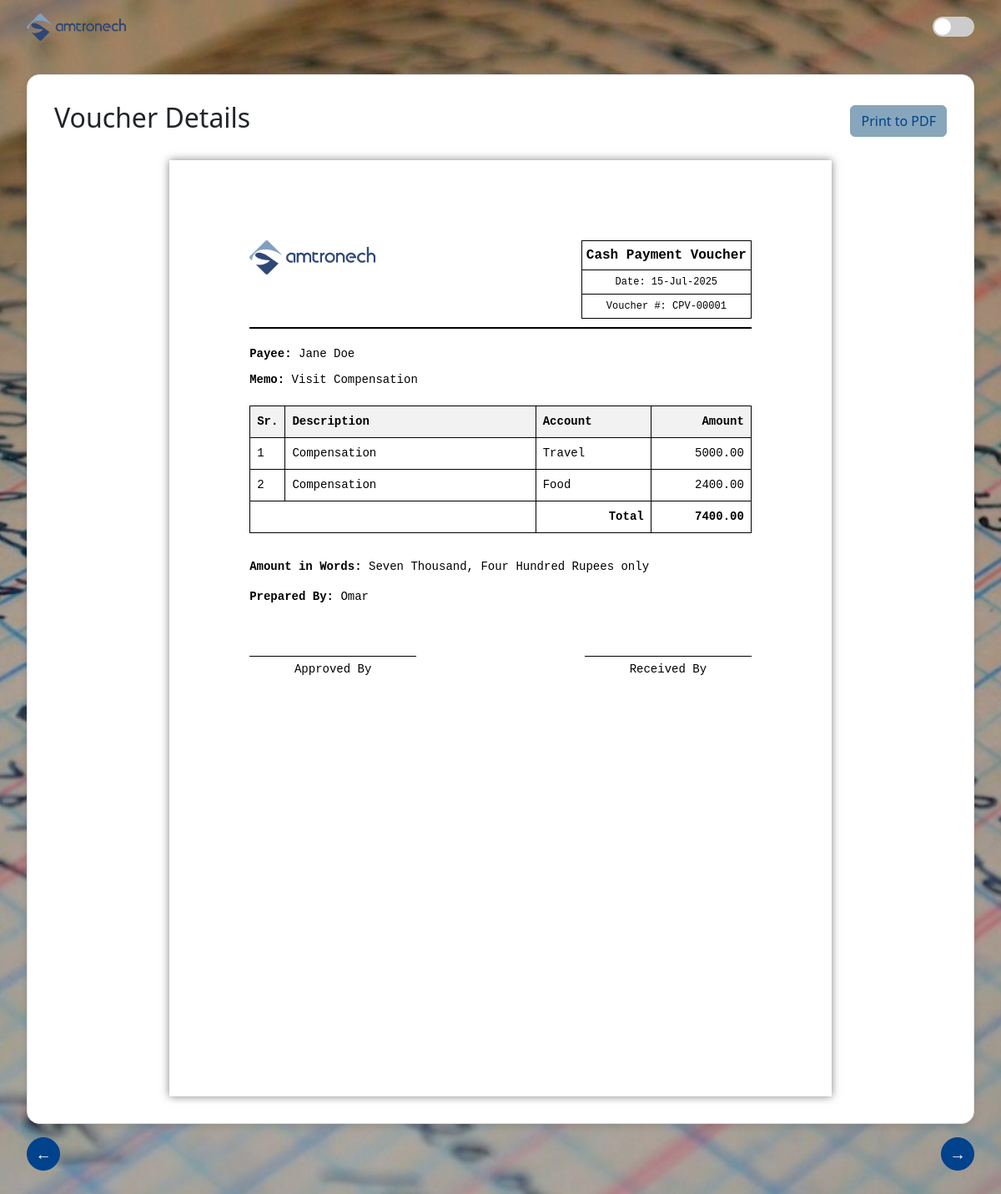
/vouchers/CPV-00001/, run on the app's committed database.
### vouchers/models.py (models this page shows, shortened)
class Voucher(models.Model):
    VOUCHER_TYPE_CHOICES = [
        ('BPV', 'Bank Payment'),
        ('BRV', 'Bank Receipt'),
        ('CPV', 'Cash Payment'),
        ('CRV', 'Cash Receipt'),
    ]
    voucher_id = models.CharField(max_length=15, primary_key=True, unique=True, editable=False)
    voucher_type = models.CharField(max_length=3, choices=VOUCHER_TYPE_CHOICES)
    date = models.DateField(default=timezone.now)
    payee = models.CharField(max_length=255)
    memo = models.TextField(blank=True, null=True)
    prepared_by = models.CharField(max_length=100)
    total_amount = models.DecimalField(max_digits=12, decimal_places=2, default=0.00)
    amount_in_words = models.CharField(max_length=255, blank=True, editable=False)
    def get_child_instance(self):
        if self.voucher_type == 'BPV':
            return self.bankpaymentvoucher
        if self.voucher_type == 'BRV':
            return self.bankreceiptvoucher
        return self # For CPV and CRV
    def get_voucher_type_display_full(self):
        return f"{self.get_voucher_type_display()} Voucher"

class Item(models.Model):
    voucher = models.ForeignKey(Voucher, related_name='items', on_delete=models.CASCADE)
    account = models.CharField(max_length=100)
    description = models.CharField(max_length=255)
    amount = models.DecimalField(max_digits=10, decimal_places=2)

### vouchers/views.py (the view)
# urls.py: path('vouchers/<str:voucher_id>/', views.voucher_detail, name='voucher_detail'),
def voucher_detail(request, voucher_id):
    voucher_base = get_object_or_404(Voucher, pk=voucher_id)
    voucher = voucher_base.get_child_instance()
    next_voucher = Voucher.objects.filter(voucher_id__gt=voucher_id).order_by('voucher_id').first()
    prev_voucher = Voucher.objects.filter(voucher_id__lt=voucher_id).order_by('-voucher_id').first()
    context = {
        'voucher': voucher,
        'next_id': next_voucher.voucher_id if next_voucher else None,
        'prev_id': prev_voucher.voucher_id if prev_voucher else None,
    }
    return render(request, 'vouchers/voucher_detail.html', context)

### vouchers/templates/vouchers/voucher_detail.html (shortened to what this page needs)
{% extends 'vouchers/base.html' %}
{% load static %}
{% block content %}
<div class="app-card">
    <div class="d-flex justify-content-between align-items-center mb-4">
        <h2>Voucher Details</h2>
        <a href="{% url 'download_voucher_pdf' voucher.voucher_id %}" class="btn btn-secondary-custom">Print to PDF</a>
    </div>
    {% include 'vouchers/partials/voucher_content.html' %}
</div>
<div class="voucher-nav">
    <div>
        {% if prev_id %}
            <a href="{% url 'voucher_detail' prev_id %}" class="btn btn-primary-custom btn-round">←</a>
        {% endif %}
    </div>
    <div>
        {% if next_id %}
            <a href="{% url 'voucher_detail' next_id %}" class="btn btn-primary-custom btn-round">→</a>
        {% endif %}
    </div>
</div>
{% endblock %}

### vouchers/templates/vouchers/partials/voucher_content.html (shortened to what this page needs)
{% load static %}
<div class="voucher-page">
    <div class="voucher-header">
        <img src="{% static 'images/logo.png' %}" alt="Logo" class="logo">
        <table class="voucher-info-table">
            <tr><td class="voucher-type-cell">{{ voucher.get_voucher_type_display_full }}</td></tr>
            <tr><td>Date: {{ voucher.date|date:"d-M-Y" }}</td></tr>
            <tr><td>Voucher #: {{ voucher.voucher_id }}</td></tr>
        </table>
    </div>
    <div class="voucher-body">
        <div class="field-row">
            <div><b>Payee:</b> {{ voucher.payee }}</div>
        </div>
        {% if voucher.memo %}
        <div class="field-row">
            <div><b>Memo:</b> {{ voucher.memo }}</div>
        </div>
        {% endif %}
        <table class="items-table">
            <thead>
                <tr>
                    <th style="width: 5%;">Sr.</th>
                    <th style="width: 50%;">Description</th>
                    <th>Account</th>
                    <th class="amount-col" style="width: 20%;">Amount</th>
                </tr>
            </thead>
            <tbody>
                {% for item in voucher.items.all %}
                <tr>
                    <td>{{ forloop.counter }}</td>
                    <td>{{ item.description }}</td>
                    <td>{{ item.account }}</td>
                    <td class="amount-col">{{ item.amount|floatformat:2 }}</td>
                </tr>
                {% endfor %}
            </tbody>
            <tfoot>
                <tr>
                    <td colspan="2"></td>
                    <td style="text-align: right;"><b>Total</b></td>
                    <td class="amount-col">{{ voucher.total_amount|floatformat:2 }}</td>
                </tr>
            </tfoot>
        </table>
    </div>
    <div class="footer-section">
        <div><b>Amount in Words:</b> {{ voucher.amount_in_words }}</div>
        <div style="margin-top: 15px;"><b>Prepared By:</b> {{ voucher.prepared_by }}</div>
    </div>
    {% if voucher.voucher_type in 'BPV,CPV' %}
    <div class="signature-section">
        <div>Approved By</div>
        <div>Received By</div>
    </div>
    {% endif %}
</div>

### static/css/style.css (style rules this page uses)
:root { --dark-blue: #00428c; --light-blue: #87a6bb; --white: #ffffff; --light-bg: #ffffff; --light-text: #212529; --dark-bg: #495057; --dark-text: #f8f9fa; --overlay-opacity-light: 0.3; --overlay-opacity-dark: 0.7; }
body { font-family: 'Segoe UI', Tahoma, Geneva, Verdana, sans-serif; color: var(--light-text); background-color: #f8f9fa; margin: 0; transition: background-color 0.3s, color 0.3s; }
body::before { content: ''; position: fixed; top: 0; left: 0; width: 100%; height: 100%; background: url('../images/background.jpg') no-repeat center center fixed; background-size: cover; z-index: -2; }
body::after { content: ''; position: fixed; top: 0; left: 0; width: 100%; height: 100%; background-color: #000; opacity: var(--overlay-opacity-light); z-index: -1; transition: opacity 0.3s; }
.logo { width: calc(100% / 7); height: auto; }
.app-card { background-color: var(--light-bg); border: 1px solid #dee2e6; border-radius: 15px; padding: 2rem; margin-top: 1.5rem; box-shadow: 0 4px 8px rgba(0,0,0,0.1); }
.btn-primary-custom { background-color: var(--dark-blue); border-color: var(--dark-blue); color: var(--white); }
.btn-secondary-custom { background-color: var(--light-blue); border-color: var(--light-blue); color: var(--dark-blue); }
.btn-round { width: 40px; height: 40px; border-radius: 50%; display: flex; align-items: center; justify-content: center; font-size: 1.2rem; font-weight: bold; padding: 0; }
.voucher-nav { display: flex; justify-content: space-between; align-items: center; margin-top: 1rem; }

### vouchers/templates/vouchers/partials/voucher_content.html (style rules this page uses)
.voucher-page { background: white; color: black; padding: 1in; font-family: 'Courier New', Courier, monospace; width: 210mm; min-height: 297mm; margin: auto; box-shadow: 0 0 10px rgba(0,0,0,0.5); }
.voucher-header { display: flex; justify-content: space-between; align-items: flex-start; border-bottom: 2px solid black; padding-bottom: 10px; }
.voucher-header .logo { width: 25%; height: auto; }
.voucher-info-table { border: 1px solid black; font-size: 12px; border-collapse: collapse; }
.voucher-info-table td { border: 1px solid black; padding: 5px; text-align: center; }
.voucher-type-cell { font-size: 16px; font-weight: bold; }
.voucher-body { margin-top: 20px; }
.voucher-body .field-row { display: flex; justify-content: space-between; margin-bottom: 10px; font-size: 14px; }
.voucher-body .field-row > div { width: 100%; }
.items-table { width: 100%; border-collapse: collapse; margin-top: 20px; font-size: 14px; }
.items-table th, .items-table td { border: 1px solid black; padding: 8px; text-align: left; vertical-align: top; }
.items-table th { background-color: #f2f2f2; }
.items-table .amount-col { text-align: right; }
.items-table tfoot td { font-weight: bold; }
.footer-section { margin-top: 30px; font-size: 14px; }
.signature-section { margin-top: 60px; display: flex; justify-content: space-between; }
.signature-section div { border-top: 1px solid black; padding-top: 5px; width: 200px; text-align: center; font-size: 14px; }

### data on the page
Voucher: get_voucher_type_display_full "Cash Payment Voucher", date "15-Jul-2025", voucher_id "CPV-00001", payee "Jane Doe", memo "Visit Compensation", total_amount "7400.00", amount_in_words "Seven Thousand, Four Hundred Rupees only", prepared_by "Omar"
Item: description "Compensation", account "Travel", amount "5000.00"
Item: description "Compensation", account "Food", amount "2400.00"
